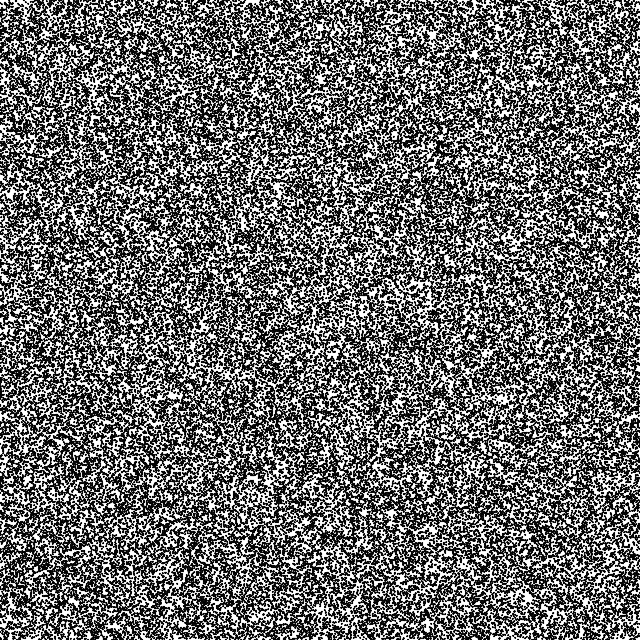
Frame 1 (no input)
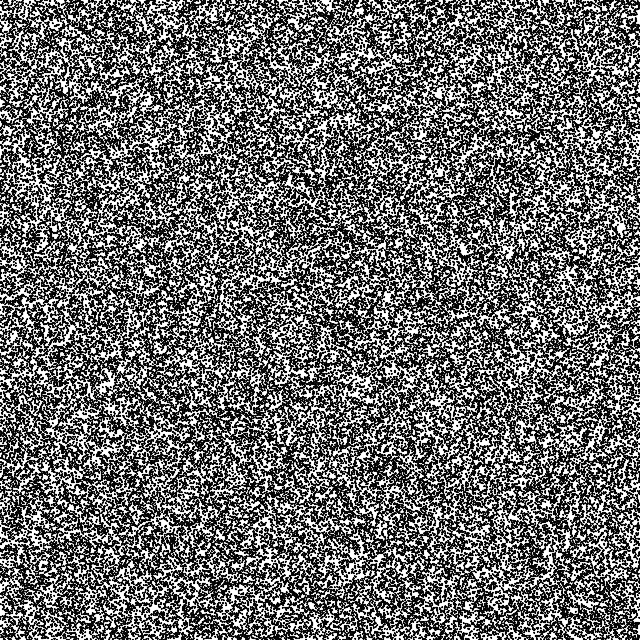
Frame 2 (the mouse pressed at the canvas centre, redrawn once)

The Processing sketch that drew these frames (run headless with seeded random() and noise(); the mouse was pressed at the canvas centre and the sketch redrawn once):

// Processing sketch: sketch_01_texture
// ── sketch_01_texture.pde
void setup(){
  size(640, 640);
  noLoop();
}

void draw() {
  background(255);
  
  for (int i = 0; i < 101000; i++) {
    // randomly draw a point
    // Choose random pos x
    // Choose random pos y
    
    float x = random(0, width);
    float y = random(0, height);
    
    fill(255);
    ellipse(x, y, 1, 1);
    
  }
  println("draw");
}
